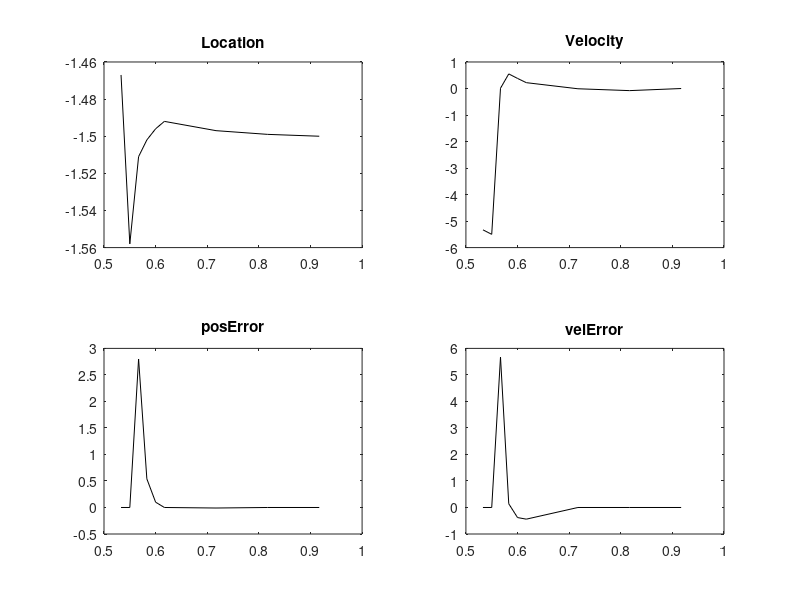

Here is the MATLAB script that generated this plot:
%{
For octave, initially with version 4.0.3
unconstrained case
1: time 
2: location at end of step 
3: velError
4: penetration
5: posError
6: rhs
7: velocity
8: impulse
%}
uc=[
0.533 ,  -1.467 ,0,0 ,0,0,-5.33 , 0   ;
0.550 ,  -1.558 ,0,0,0,0, -5.5 , 0   ;
0.567 ,  -1.511 , 5.67 ,-0.058 ,2.8 ,  21270 , 0.01 , 34000   ;
0.583 ,  -1.502 , 0.14 ,-0.011 , 0.54, 2570  , 0.55 , 420   ;
0.600 ,  -1.496 , -0.38,-0.002 , 0.1  , -1000, 0.38 , 0   ;
0.617 ,  -1.492 ,-0.44 , 0.004 , 0     , -1600, 0.22 , 0   ;
0.717 ,  -1.497 ,0  ,-0 ,0-0.01 , 50 , -0.01 , 400   ;
0.817 ,  -1.499 ,0,0,0,0, -0.08 , 700   ;
0.917 ,  -1.500 ,0,0,0,0, -0.001 , 1000   ;
];

subplot(2,2,1)
plot(uc(:,1),uc(:,2),"color","black");
title("Location");
subplot(2,2,3)
plot(uc(:,1),uc(:,5),"color","black");
title("posError");
subplot(2,2,2)
plot(uc(:,1),uc(:,7),"color","black");
title("Velocity");
subplot(2,2,4)
plot(uc(:,1),uc(:,3),"color","black");
title("velError");
%print -dtikz "-S600,400" "uc-fig"
